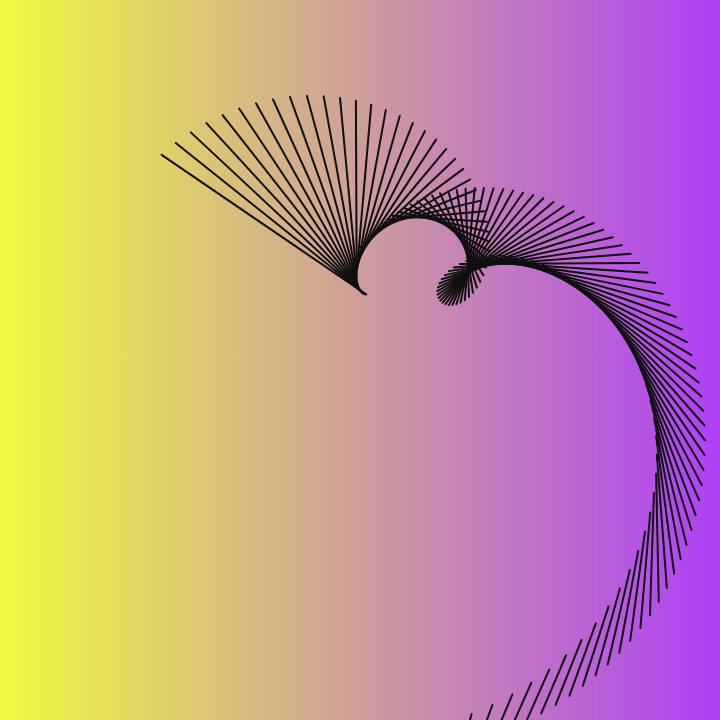
Frame 1 (no input)
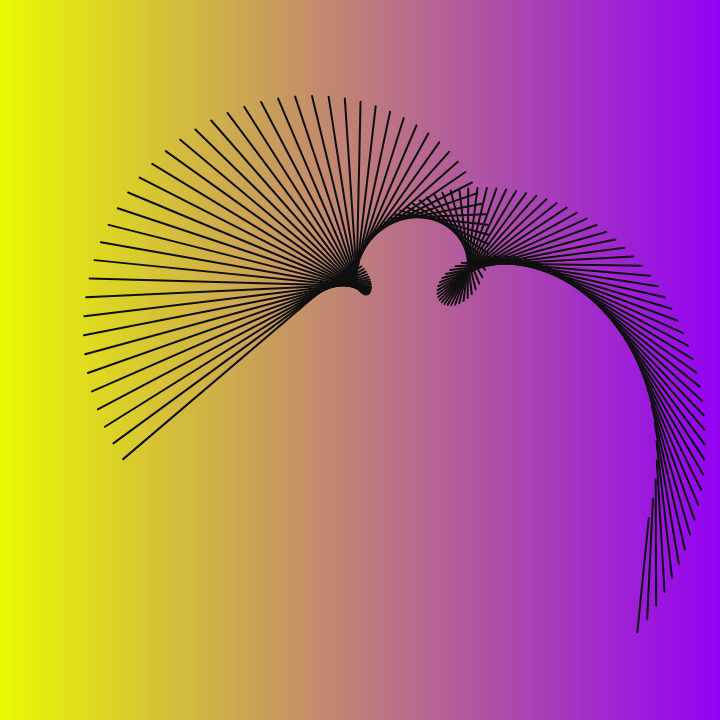
Frame 60 (no input)
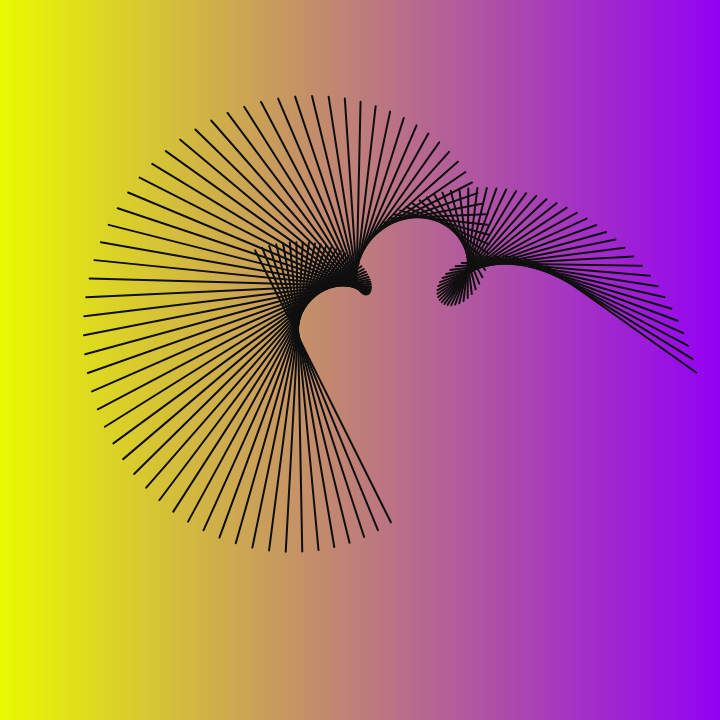
Frame 120 (the mouse pressed at the canvas centre since frame 60)

The p5.js sketch that drew these frames (run headless with seeded random() and noise() and a simulated clock; from frame 60 on, the mouse is pressed at the canvas centre):

// p5.js sketch
// ── sketch.js
const Y_AXIS = 1
const X_AXIS = 2
let b1, b2, c1, c2

function setup() {
  createCanvas(720, 720)
  // Define colors
  b1 = color(233, 250, 0)
  b2 = color(147, 1, 244)
  c1 = color(204, 102, 0)
  c2 = color(0, 102, 153)
}

// the parameter at which x and y depends is usually taken as either t or symbol of theta
let t = 0
function draw() {
  // background('#fff')
  // Background
  setGradient(0, 0, width, height, b1, b2, X_AXIS)

  translate(width / 2, height / 2)
  stroke('#0f0f0f')
  strokeWeight(2)
  //loop for adding 100 lines
  for (let i = 0; i < 100; i++) {
    line(x1(t + i), y1(t + i), x2(t + i) + 20, y2(t + i) + 20)
  }
  t += 0.3
}
// function to change initial x co-ordinate of the line
function x1(t) {
  return sin(t / 10) * 125 + sin(t / 20) * 125 + sin(t / 30) * 125
}

// function to change initial y co-ordinate of the line
function y1(t) {
  return cos(t / 10) * 125 + cos(t / 20) * 125 + cos(t / 30) * 125
}

// function to change final x co-ordinate of the line
function x2(t) {
  return sin(t / 15) * 125 + sin(t / 25) * 125 + sin(t / 35) * 125
}

// function to change final y co-ordinate of the line
function y2(t) {
  return cos(t / 15) * 125 + cos(t / 25) * 125 + cos(t / 35) * 125
}

function setGradient(x, y, w, h, c1, c2, axis) {
  noFill()

  if (axis === Y_AXIS) {
    // Top to bottom gradient
    for (let i = y; i <= y + h; i++) {
      let inter = map(i, y, y + h, 0, 1)
      let c = lerpColor(c1, c2, inter)
      stroke(c)
      line(x, i, x + w, i)
    }
  } else if (axis === X_AXIS) {
    // Left to right gradient
    for (let i = x; i <= x + w; i++) {
      let inter = map(i, x, x + w, 0, 1)
      let c = lerpColor(c1, c2, inter)
      stroke(c)
      line(i, y, i, y + h)
    }
  }
}
